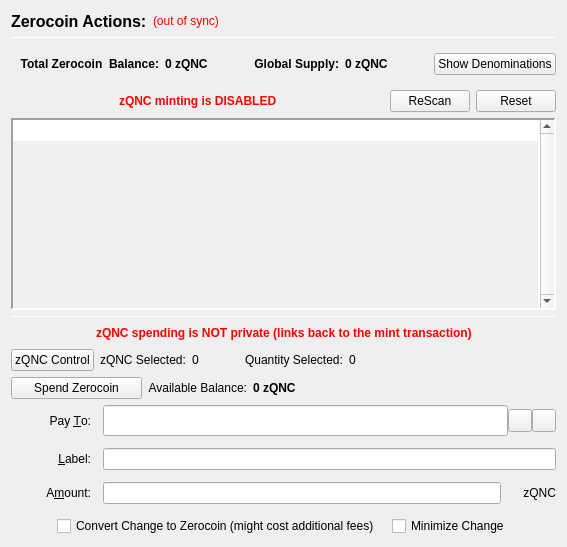
                  <widget class="QFrame" name="verticalFrameLeft">
                   <layout class="QVBoxLayout" name="verticalLayout_2">
                    <item>
                     <layout class="QVBoxLayout" name="verticalLayout_3">
                      <item>
                       <layout class="QHBoxLayout" name="horizontalLayout_3">
                        <item>
                         <widget class="QLabel" name="labelzQNCActions">
                          <property name="font">
                           <font>
                            <pointsize>12</pointsize>
                            <weight>75</weight>
                            <bold>true</bold>
                           </font>
                          </property>
                          <property name="text">
                           <string>Zerocoin Actions:</string>
                          </property>
                          <property name="alignment">
                           <set>Qt::AlignLeading|Qt::AlignLeft|Qt::AlignVCenter</set>
                          </property>
                         </widget>
                        </item>
                        <item>
                         <widget class="QLabel" name="labelzQNCSyncStatus">
                          <property name="toolTip">
                           <string>The displayed information may be out of date. Your wallet automatically synchronizes with the QnodeCoin network after a connection is established, but this process has not completed yet.</string>
                          </property>
                          <property name="styleSheet">
                           <string notr="true">QLabel { color: red; }</string>
                          </property>
                          <property name="text">
                           <string notr="true">(out of sync)</string>
                          </property>
                          <property name="alignment">
                           <set>Qt::AlignLeading|Qt::AlignLeft|Qt::AlignVCenter</set>
                          </property>
                         </widget>
                        </item>
                        <item>
                         <spacer name="horizontalSpacer">
                          <property name="orientation">
                           <enum>Qt::Horizontal</enum>
                          </property>
                          <property name="sizeHint" stdset="0">
                           <size>
                            <width>40</width>
                            <height>20</height>
                           </size>
                          </property>
                         </spacer>
                        </item>
                       </layout>
                      </item>
                      <item>
                       <widget class="Line" name="lineUpperLeft">
                        <property name="minimumSize">
                         <size>
                          <width>0</width>
                          <height>1</height>
                         </size>
                        </property>
                        <property name="maximumSize">
                         <size>
                          <width>16777215</width>
                          <height>1</height>
                         </size>
                        </property>
                        <property name="frameShadow">
                         <enum>QFrame::Sunken</enum>
                        </property>
                        <property name="orientation">
                         <enum>Qt::Horizontal</enum>
                        </property>
                       </widget>
                      </item>
                      <item>
                       <widget class="QFrame" name="balanceSupplyFrame">
                        <layout class="QHBoxLayout" name="horizontalLayout_2" stretch="0,0,0,1,0">
                         <property name="rightMargin">
                          <number>0</number>
                         </property>
                         <item>
                          <layout class="QHBoxLayout" name="horizontalLayout_34">
                           <item>
                            <widget class="QLabel" name="labelzAvailableText_3">
                             <property name="font">
                              <font>
                               <weight>75</weight>
                               <bold>true</bold>
                              </font>
                             </property>
                             <property name="toolTip">
                              <string>Total Balance including unconfirmed and immature zQNC</string>
                             </property>
                             <property name="text">
                              <string>Total Zerocoin  Balance:</string>
                             </property>
                             <property name="alignment">
                              <set>Qt::AlignRight|Qt::AlignTrailing|Qt::AlignVCenter</set>
                             </property>
                            </widget>
                           </item>
                           <item>
                            <widget class="QLabel" name="labelzAvailableAmount_4">
                             <property name="minimumSize">
                              <size>
                               <width>40</width>
                               <height>0</height>
                              </size>
                             </property>
                             <property name="font">
                              <font>
                               <weight>75</weight>
                               <bold>true</bold>
                              </font>
                             </property>
                             <property name="toolTip">
                              <string>Total Balance including unconfirmed and immature zQNC</string>
                             </property>
                             <property name="text">
                              <string>0 zQNC</string>
                             </property>
                             <property name="alignment">
                              <set>Qt::AlignLeading|Qt::AlignLeft|Qt::AlignVCenter</set>
                             </property>
                            </widget>
                           </item>
                          </layout>
                         </item>
                         <item>
                          <spacer name="horizontalSpacer_32">
                           <property name="orientation">
                            <enum>Qt::Horizontal</enum>
                           </property>
                           <property name="sizeHint" stdset="0">
                            <size>
                             <width>40</width>
                             <height>20</height>
                            </size>
                           </property>
                          </spacer>
                         </item>
                         <item>
                          <layout class="QHBoxLayout" name="horizontalLayout_35">
                           <item>
                            <widget class="QLabel" name="labelZsupplyText_2">
                             <property name="font">
                              <font>
                               <weight>75</weight>
                               <bold>true</bold>
                              </font>
                             </property>
                             <property name="text">
                              <string>Global Supply:</string>
                             </property>
                             <property name="alignment">
                              <set>Qt::AlignRight|Qt::AlignTrailing|Qt::AlignVCenter</set>
                             </property>
                            </widget>
                           </item>
                           <item>
                            <widget class="QLabel" name="labelZsupplyAmount_2">
                             <property name="font">
                              <font>
                               <weight>75</weight>
                               <bold>true</bold>
                              </font>
                             </property>
                             <property name="text">
                              <string>0 zQNC</string>
                             </property>
                            </widget>
                           </item>
                          </layout>
                         </item>
                         <item>
                          <spacer name="horizontalSpacer_31">
                           <property name="orientation">
                            <enum>Qt::Horizontal</enum>
                           </property>
                           <property name="sizeHint" stdset="0">
                            <size>
                             <width>40</width>
                             <height>20</height>
                            </size>
                           </property>
                          </spacer>
                         </item>
                         <item>
                          <widget class="QPushButton" name="pushButtonShowDenoms">
                           <property name="toolTip">
                            <string>Show zQNC denominations list</string>
                           </property>
                           <property name="text">
                            <string>Show Denominations</string>
                           </property>
                          </widget>
                         </item>
                        </layout>
                       </widget>
                      </item>
                      <item>
                       <layout class="QHBoxLayout" name="horizontalLayout_4">
                        <item>
                         <spacer name="horizontalSpacer_2">
                          <property name="orientation">
                           <enum>Qt::Horizontal</enum>
                          </property>
                          <property name="sizeHint" stdset="0">
                           <size>
                            <width>40</width>
                            <height>20</height>
                           </size>
                          </property>
                         </spacer>
                        </item>
                        <item>
                         <widget class="QLabel" name="label">
                          <property name="styleSheet">
                           <string notr="true">color: red;
font-weight: bold;</string>
                          </property>
                          <property name="text">
                           <string>zQNC minting is DISABLED</string>
                          </property>
                         </widget>
                        </item>
                        <item>
                         <spacer name="horizontalSpacer_3">
                          <property name="orientation">
                           <enum>Qt::Horizontal</enum>
                          </property>
                          <property name="sizeHint" stdset="0">
                           <size>
                            <width>40</width>
                            <height>20</height>
                           </size>
                          </property>
                         </spacer>
                        </item>
                        <item>
                         <widget class="QPushButton" name="pushButtonMintReset">
                          <property name="maximumSize">
                           <size>
                            <width>80</width>
                            <height>16777215</height>
                           </size>
                          </property>
                          <property name="toolTip">
                           <string>Rescan the complete blockchain for  Zerocoin mints and their meta-data.</string>
                          </property>
                          <property name="text">
                           <string>ReScan</string>
                          </property>
                         </widget>
                        </item>
                        <item>
                         <widget class="QPushButton" name="pushButtonSpentReset">
                          <property name="maximumSize">
                           <size>
                            <width>80</width>
                            <height>16777215</height>
                           </size>
                          </property>
                          <property name="toolTip">
                           <string>Reset Zerocoin Wallet DB. Deletes transactions that did not make it into the blockchain.</string>
                          </property>
                          <property name="text">
                           <string>Reset</string>
                          </property>
                         </widget>
                        </item>
                       </layout>
                      </item>
                      <item>
                       <widget class="QPlainTextEdit" name="TEMintStatus">
                        <property name="font">
                         <font>
                          <pointsize>8</pointsize>
                         </font>
                        </property>
                        <property name="toolTip">
                         <string>Status and/or Mesages from the last Mint Action.</string>
                        </property>
                        <property name="frameShape">
                         <enum>QFrame::Panel</enum>
                        </property>
                        <property name="frameShadow">
                         <enum>QFrame::Sunken</enum>
                        </property>
                        <property name="lineWidth">
                         <number>2</number>
                        </property>
                        <property name="midLineWidth">
                         <number>2</number>
                        </property>
                        <property name="verticalScrollBarPolicy">
                         <enum>Qt::ScrollBarAlwaysOn</enum>
                        </property>
                        <property name="horizontalScrollBarPolicy">
                         <enum>Qt::ScrollBarAlwaysOff</enum>
                        </property>
                        <property name="readOnly">
                         <bool>true</bool>
                        </property>
                        <property name="plainText">
                         <string notr="true"/>
                        </property>
                        <property name="backgroundVisible">
                         <bool>true</bool>
                        </property>
                       </widget>
                      </item>
                      <item>
                       <widget class="Line" name="line">
                        <property name="minimumSize">
                         <size>
                          <width>0</width>
                          <height>1</height>
                         </size>
                        </property>
                        <property name="maximumSize">
                         <size>
                          <width>16777215</width>
                          <height>1</height>
                         </size>
                        </property>
                        <property name="orientation">
                         <enum>Qt::Horizontal</enum>
                        </property>
                       </widget>
                      </item>
                      <item>
                       <layout class="QHBoxLayout" name="horizontalLayout_7">
                        <item>
                         <spacer name="horizontalSpacer_18">
                          <property name="orientation">
                           <enum>Qt::Horizontal</enum>
                          </property>
                          <property name="sizeHint" stdset="0">
                           <size>
                            <width>40</width>
                            <height>20</height>
                           </size>
                          </property>
                         </spacer>
                        </item>
                        <item>
                         <widget class="QLabel" name="label_2">
                          <property name="styleSheet">
                           <string notr="true">color: red;
font-weight: bold;</string>
                          </property>
                          <property name="text">
                           <string>zQNC spending is NOT private (links back to the mint transaction)</string>
                          </property>
                         </widget>
                        </item>
                        <item>
                         <spacer name="horizontalSpacer_30">
                          <property name="orientation">
                           <enum>Qt::Horizontal</enum>
                          </property>
                          <property name="sizeHint" stdset="0">
                           <size>
                            <width>40</width>
                            <height>20</height>
                           </size>
                          </property>
                         </spacer>
                        </item>
                       </layout>
                      </item>
                      <item>
                       <layout class="QHBoxLayout" name="horizontalLayout_24">
                        <property name="leftMargin">
                         <number>0</number>
                        </property>
                        <property name="bottomMargin">
                         <number>0</number>
                        </property>
                        <item>
                         <widget class="QPushButton" name="pushButtonZPivControl">
                          <property name="text">
                           <string>zQNC Control</string>
                          </property>
                         </widget>
                        </item>
                        <item>
                         <widget class="QLabel" name="labelzPivSelected">
                          <property name="text">
                           <string>zQNC Selected:</string>
                          </property>
                         </widget>
                        </item>
                        <item>
                         <widget class="QLabel" name="labelzPivSelected_int">
                          <property name="text">
                           <string>0</string>
                          </property>
                         </widget>
                        </item>
                        <item>
                         <spacer name="horizontalSpacer_17">
                          <property name="orientation">
                           <enum>Qt::Horizontal</enum>
                          </property>
                          <property name="sizeType">
                           <enum>QSizePolicy::Fixed</enum>
                          </property>
                          <property name="sizeHint" stdset="0">
                           <size>
                            <width>40</width>
                            <height>20</height>
                           </size>
                          </property>
                         </spacer>
                        </item>
                        <item>
                         <widget class="QLabel" name="labelQuantitySelected">
                          <property name="text">
                           <string>Quantity Selected:</string>
                          </property>
                         </widget>
                        </item>
                        <item>
                         <widget class="QLabel" name="labelQuantitySelected_int">
                          <property name="text">
                           <string>0</string>
                          </property>
                         </widget>
                        </item>
                        <item>
                         <spacer name="horizontalSpacer_19">
                          <property name="orientation">
                           <enum>Qt::Horizontal</enum>
                          </property>
                          <property name="sizeHint" stdset="0">
                           <size>
                            <width>40</width>
                            <height>20</height>
                           </size>
                          </property>
                         </spacer>
                        </item>
                       </layout>
                      </item>
                      <item>
                       <layout class="QHBoxLayout" name="horizontalLayout_6">
                        <item>
                         <widget class="QPushButton" name="pushButtonSpendzQNC">
                          <property name="minimumSize">
                           <size>
                            <width>131</width>
                            <height>0</height>
                           </size>
                          </property>
                          <property name="toolTip">
                           <string>Spend Zerocoin. Without 'Pay To:' address creates payments to yourself.</string>
                          </property>
                          <property name="text">
                           <string>Spend Zerocoin</string>
                          </property>
                         </widget>
                        </item>
                        <item>
                         <widget class="QLabel" name="labelzQNCBalanceText">
                          <property name="toolTip">
                           <string>Available (mature and spendable) zQNC for spending</string>
                          </property>
                          <property name="text">
                           <string>Available Balance:</string>
                          </property>
                          <property name="alignment">
                           <set>Qt::AlignRight|Qt::AlignTrailing|Qt::AlignVCenter</set>
                          </property>
                         </widget>
                        </item>
                        <item>
                         <widget class="QLabel" name="labelzAvailableAmount_2">
                          <property name="font">
                           <font>
                            <weight>75</weight>
                            <bold>true</bold>
                           </font>
                          </property>
                          <property name="toolTip">
                           <string>Available (mature and spendable) zQNC for spending

zQNC are mature when they have more than 20 confirmations AND more than 2 mints of the same denomination after them were minted</string>
                          </property>
                          <property name="text">
                           <string>0 zQNC</string>
                          </property>
                          <property name="alignment">
                           <set>Qt::AlignLeading|Qt::AlignLeft|Qt::AlignVCenter</set>
                          </property>
                         </widget>
                        </item>
                        <item>
                         <spacer name="horizontalSpacer_4">
                          <property name="orientation">
                           <enum>Qt::Horizontal</enum>
                          </property>
                          <property name="sizeHint" stdset="0">
                           <size>
                            <width>40</width>
                            <height>20</height>
                           </size>
                          </property>
                         </spacer>
                        </item>
                       </layout>
                      </item>
                      <item>
                       <layout class="QGridLayout" name="gridLayout_7">
                        <property name="spacing">
                         <number>12</number>
                        </property>
                        <item row="0" column="0">
                         <widget class="QLabel" name="payToLabel">
                          <property name="minimumSize">
                           <size>
                            <width>80</width>
                            <height>0</height>
                           </size>
                          </property>
                          <property name="text">
                           <string>Pay &amp;To:</string>
                          </property>
                          <property name="alignment">
                           <set>Qt::AlignRight|Qt::AlignTrailing|Qt::AlignVCenter</set>
                          </property>
                          <property name="buddy">
                           <cstring>payTo</cstring>
                          </property>
                         </widget>
                        </item>
                        <item row="0" column="1">
                         <layout class="QHBoxLayout" name="payToLayout">
                          <property name="spacing">
                           <number>0</number>
                          </property>
                          <item>
                           <widget class="QValidatedLineEdit" name="payTo">
                            <property name="enabled">
                             <bool>true</bool>
                            </property>
                            <property name="minimumSize">
                             <size>
                              <width>0</width>
                              <height>31</height>
                             </size>
                            </property>
                            <property name="toolTip">
                             <string>The QnodeCoin address to send the payment to. Creates local payment to yourself when empty.</string>
                            </property>
                           </widget>
                          </item>
                          <item>
                           <widget class="QToolButton" name="addressBookButton">
                            <property name="toolTip">
                             <string>Choose previously used address</string>
                            </property>
                            <property name="text">
                             <string/>
                            </property>
                            <property name="icon">
                             <iconset resource="../qnodecoin.qrc">
                              <normaloff>:/icons/address-book</normaloff>:/icons/address-book</iconset>
                            </property>
                            <property name="shortcut">
                             <string>Alt+A</string>
                            </property>
                           </widget>
                          </item>
                          <item>
                           <widget class="QToolButton" name="pasteButton">
                            <property name="toolTip">
                             <string>Paste address from clipboard</string>
                            </property>
                            <property name="text">
                             <string/>
                            </property>
                            <property name="icon">
                             <iconset resource="../qnodecoin.qrc">
                              <normaloff>:/icons/editpaste</normaloff>:/icons/editpaste</iconset>
                            </property>
                            <property name="shortcut">
                             <string>Alt+P</string>
                            </property>
                           </widget>
                          </item>
                         </layout>
                        </item>
                        <item row="1" column="0">
                         <widget class="QLabel" name="labelLabel">
                          <property name="minimumSize">
                           <size>
                            <width>80</width>
                            <height>0</height>
                           </size>
                          </property>
                          <property name="text">
                           <string>&amp;Label:</string>
                          </property>
                          <property name="alignment">
                           <set>Qt::AlignRight|Qt::AlignTrailing|Qt::AlignVCenter</set>
                          </property>
                          <property name="buddy">
                           <cstring>addAsLabel</cstring>
                          </property>
                         </widget>
                        </item>
                        <item row="1" column="1">
                         <widget class="QLineEdit" name="addAsLabel">
                          <property name="toolTip">
                           <string>Enter a label for this address to add it to the list of used addresses</string>
                          </property>
                         </widget>
                        </item>
                        <item row="2" column="0">
                         <widget class="QLabel" name="amountLabel">
                          <property name="minimumSize">
                           <size>
                            <width>80</width>
                            <height>0</height>
                           </size>
                          </property>
                          <property name="text">
                           <string>A&amp;mount:</string>
                          </property>
                          <property name="alignment">
                           <set>Qt::AlignRight|Qt::AlignTrailing|Qt::AlignVCenter</set>
                          </property>
                          <property name="buddy">
                           <cstring>zQNCpayAmount</cstring>
                          </property>
                         </widget>
                        </item>
                        <item row="2" column="1">
                         <layout class="QHBoxLayout" name="horizontalLayout_9">
                          <property name="spacing">
                           <number>0</number>
                          </property>
                          <item>
                           <widget class="QLineEdit" name="zQNCpayAmount"/>
                          </item>
                          <item>
                           <widget class="QLabel" name="labelzQNC">
                            <property name="minimumSize">
                             <size>
                              <width>55</width>
                              <height>0</height>
                             </size>
                            </property>
                            <property name="text">
                             <string>zQNC</string>
                            </property>
                            <property name="alignment">
                             <set>Qt::AlignRight|Qt::AlignTrailing|Qt::AlignVCenter</set>
                            </property>
                           </widget>
                          </item>
                         </layout>
                        </item>
                        <item row="3" column="0" colspan="2">
                         <layout class="QHBoxLayout" name="horizontalLayout_10">
                          <item>
                           <spacer name="horizontalSpacer_5">
                            <property name="orientation">
                             <enum>Qt::Horizontal</enum>
                            </property>
                            <property name="sizeHint" stdset="0">
                             <size>
                              <width>40</width>
                              <height>20</height>
                             </size>
                            </property>
                           </spacer>
                          </item>
                          <item>
                           <widget class="QCheckBox" name="checkBoxMintChange">
                            <property name="sizePolicy">
                             <sizepolicy hsizetype="MinimumExpanding" vsizetype="Fixed">
                              <horstretch>0</horstretch>
                              <verstretch>0</verstretch>
                             </sizepolicy>
                            </property>
                            <property name="layoutDirection">
                             <enum>Qt::LeftToRight</enum>
                            </property>
                            <property name="text">
                             <string>Convert Change to Zerocoin (might cost additional fees)</string>
                            </property>
                           </widget>
                          </item>
                          <item>
                           <widget class="QCheckBox" name="checkBoxMinimizeChange">
                            <property name="toolTip">
                             <string>If checked, the wallet tries to minimize the returning change instead of minimizing the number of spent denominations.</string>
                            </property>
                            <property name="text">
                             <string>Minimize Change</string>
                            </property>
                           </widget>
                          </item>
                          <item>
                           <spacer name="horizontalSpacer_6">
                            <property name="orientation">
                             <enum>Qt::Horizontal</enum>
                            </property>
                            <property name="sizeHint" stdset="0">
                             <size>
                              <width>40</width>
                              <height>20</height>
                             </size>
                            </property>
                           </spacer>
                          </item>
                         </layout>
                        </item>
                       </layout>
                      </item>
                     </layout>
                    </item>
                   </layout>
                  </widget>
